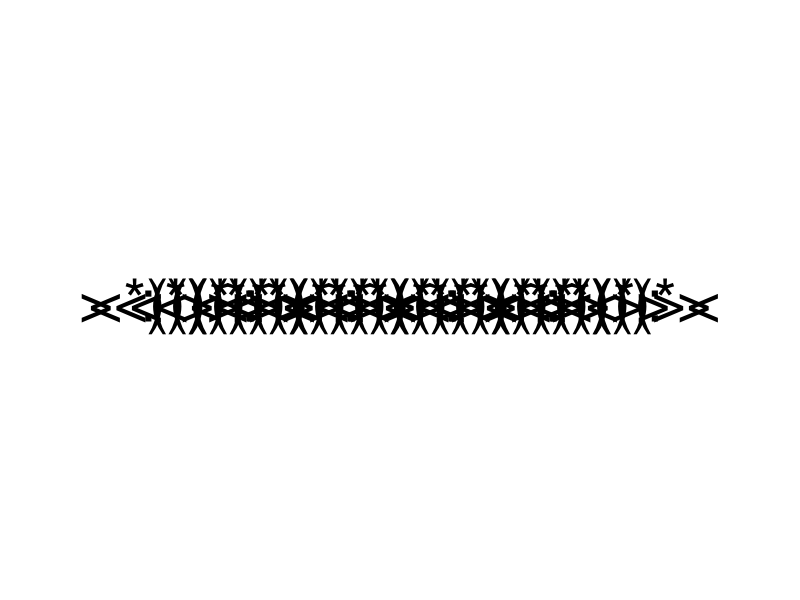

This chart was generated by the following R code: (Note: this script raises an error after producing the figure.)
## ---- chunk 1
knitr::opts_chunk$set(echo = TRUE, message = FALSE)
## ---- chunk 2
library(dplyr)
library(ggplot2)
library(gganimate)
## ---- chunk 3
nlocations <- 10
swimming_fish_df <-
  data.frame(
    x = c(
      seq(1, 0, length.out = nlocations),
      seq(0, 1, length.out = nlocations)
    ),
    y = rep(0, nlocations * 2),
    label = c(
      rep(c("<*)))><", "<*)))>:"), nlocations / 2),
      rep(c("><(((*>", ":<(((*>"), nlocations / 2)
    )
  ) %>%
  mutate(id = 1:n())
## ---- chunk 4
swimming_fish_plot <-
  swimming_fish_df %>%
  ggplot(aes(x = x, y = y, label = label)) +
  geom_text(size = 15) +
  theme_void() +
  xlim(-0.3, 1.3)
swimming_fish_plot
## ---- chunk 5
swimming_fish <- 
  swimming_fish_plot + 
  transition_states(states = id, state_length = 0, wrap = F)
animate(plot = swimming_fish, nframes = 40)
## ---- chunk 6
anim_save(
  filename = "../www/swimming_fish.gif",
  animation = animate(plot = swimming_fish, nframes = 40)
)
